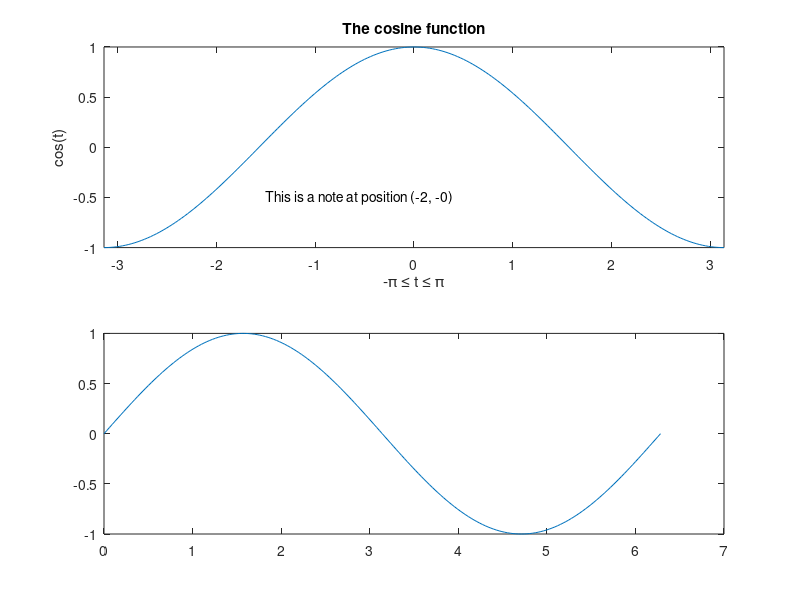

This figure's MATLAB source:
 t = -pi:pi/100:pi;
 s = cos(t);
 subplot(2, 1, 1);
 plot(t,s)
 axis([-pi pi -1 1])
 xlabel('-\pi \leq t \leq \pi')
 ylabel('cos(t)')
title('The cosine function')
text(-1.5, -0.5,'This is a note at position (-2, -0)')

x = 0:pi/100:2*pi;
y = sin (x);
subplot(2, 1, 2);
plot(x, y);
